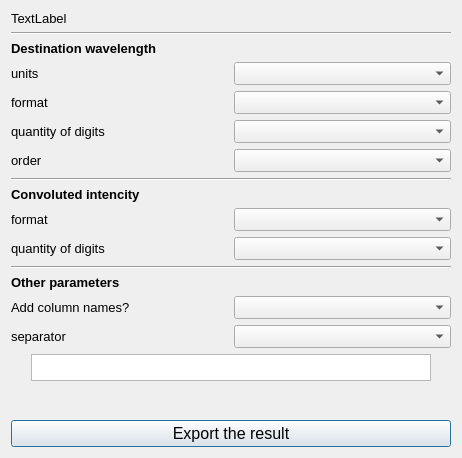
<?xml version="1.0" encoding="UTF-8"?>
<ui version="4.0">
 <class>Dialog</class>
 <widget class="QDialog" name="Dialog">
  <property name="geometry">
   <rect>
    <x>0</x>
    <y>0</y>
    <width>462</width>
    <height>458</height>
   </rect>
  </property>
  <property name="font">
   <font>
    <pointsize>10</pointsize>
   </font>
  </property>
  <property name="windowTitle">
   <string>Dialog</string>
  </property>
  <layout class="QVBoxLayout" name="verticalLayout">
   <item>
    <widget class="QLabel" name="title">
     <property name="text">
      <string>TextLabel</string>
     </property>
    </widget>
   </item>
   <item>
    <widget class="Line" name="line_3">
     <property name="orientation">
      <enum>Qt::Horizontal</enum>
     </property>
    </widget>
   </item>
   <item>
    <widget class="QLabel" name="label_8">
     <property name="font">
      <font>
       <pointsize>10</pointsize>
       <weight>75</weight>
       <bold>true</bold>
      </font>
     </property>
     <property name="text">
      <string>Destination wavelength</string>
     </property>
    </widget>
   </item>
   <item>
    <layout class="QGridLayout" name="gridLayout">
     <item row="3" column="1">
      <widget class="QComboBox" name="cb_wlth_order">
       <property name="maximumSize">
        <size>
         <width>400</width>
         <height>16777215</height>
        </size>
       </property>
      </widget>
     </item>
     <item row="1" column="0">
      <widget class="QLabel" name="label_5">
       <property name="text">
        <string>format</string>
       </property>
      </widget>
     </item>
     <item row="3" column="0">
      <widget class="QLabel" name="label_2">
       <property name="text">
        <string>order</string>
       </property>
      </widget>
     </item>
     <item row="2" column="1">
      <widget class="QComboBox" name="cb_wlth_digits">
       <property name="maximumSize">
        <size>
         <width>400</width>
         <height>16777215</height>
        </size>
       </property>
      </widget>
     </item>
     <item row="1" column="1">
      <widget class="QComboBox" name="cb_wlth_format">
       <property name="maximumSize">
        <size>
         <width>400</width>
         <height>16777215</height>
        </size>
       </property>
      </widget>
     </item>
     <item row="2" column="0">
      <widget class="QLabel" name="label">
       <property name="text">
        <string>quantity of digits</string>
       </property>
      </widget>
     </item>
     <item row="0" column="0">
      <widget class="QLabel" name="label_11">
       <property name="text">
        <string>units</string>
       </property>
      </widget>
     </item>
     <item row="0" column="1">
      <widget class="QComboBox" name="cb_wlth_unit"/>
     </item>
    </layout>
   </item>
   <item>
    <widget class="Line" name="line">
     <property name="orientation">
      <enum>Qt::Horizontal</enum>
     </property>
    </widget>
   </item>
   <item>
    <widget class="QLabel" name="label_9">
     <property name="font">
      <font>
       <pointsize>10</pointsize>
       <weight>75</weight>
       <bold>true</bold>
      </font>
     </property>
     <property name="text">
      <string>Convoluted intencity</string>
     </property>
    </widget>
   </item>
   <item>
    <layout class="QGridLayout" name="gridLayout_2">
     <item row="0" column="1">
      <widget class="QComboBox" name="cb_inty_format">
       <property name="maximumSize">
        <size>
         <width>400</width>
         <height>16777215</height>
        </size>
       </property>
      </widget>
     </item>
     <item row="1" column="0">
      <widget class="QLabel" name="label_3">
       <property name="text">
        <string>quantity of digits</string>
       </property>
      </widget>
     </item>
     <item row="1" column="1">
      <widget class="QComboBox" name="cb_inty_digits">
       <property name="maximumSize">
        <size>
         <width>400</width>
         <height>16777215</height>
        </size>
       </property>
      </widget>
     </item>
     <item row="0" column="0">
      <widget class="QLabel" name="label_6">
       <property name="text">
        <string>format</string>
       </property>
      </widget>
     </item>
    </layout>
   </item>
   <item>
    <widget class="Line" name="line_2">
     <property name="orientation">
      <enum>Qt::Horizontal</enum>
     </property>
    </widget>
   </item>
   <item>
    <widget class="QLabel" name="label_10">
     <property name="font">
      <font>
       <pointsize>10</pointsize>
       <weight>75</weight>
       <bold>true</bold>
      </font>
     </property>
     <property name="text">
      <string>Other parameters</string>
     </property>
    </widget>
   </item>
   <item>
    <layout class="QGridLayout" name="gridLayout_3">
     <item row="1" column="0">
      <widget class="QLabel" name="label_7">
       <property name="text">
        <string>separator</string>
       </property>
      </widget>
     </item>
     <item row="0" column="0">
      <widget class="QLabel" name="label_4">
       <property name="text">
        <string>Add column names?</string>
       </property>
      </widget>
     </item>
     <item row="0" column="1">
      <widget class="QComboBox" name="cb_clmn_names">
       <property name="maximumSize">
        <size>
         <width>400</width>
         <height>16777215</height>
        </size>
       </property>
      </widget>
     </item>
     <item row="1" column="1">
      <widget class="QComboBox" name="cb_separators">
       <property name="maximumSize">
        <size>
         <width>400</width>
         <height>16777215</height>
        </size>
       </property>
      </widget>
     </item>
    </layout>
   </item>
   <item>
    <layout class="QGridLayout" name="gridLayout_4">
     <item row="0" column="0">
      <widget class="QPlainTextEdit" name="pte_separator">
       <property name="minimumSize">
        <size>
         <width>0</width>
         <height>0</height>
        </size>
       </property>
       <property name="maximumSize">
        <size>
         <width>400</width>
         <height>27</height>
        </size>
       </property>
      </widget>
     </item>
    </layout>
   </item>
   <item>
    <spacer name="verticalSpacer">
     <property name="orientation">
      <enum>Qt::Vertical</enum>
     </property>
     <property name="sizeHint" stdset="0">
      <size>
       <width>20</width>
       <height>40</height>
      </size>
     </property>
    </spacer>
   </item>
   <item>
    <widget class="QPushButton" name="btn_export">
     <property name="font">
      <font>
       <pointsize>12</pointsize>
      </font>
     </property>
     <property name="text">
      <string>Export the result</string>
     </property>
    </widget>
   </item>
  </layout>
 </widget>
 <tabstops>
  <tabstop>cb_wlth_unit</tabstop>
  <tabstop>cb_wlth_format</tabstop>
  <tabstop>cb_wlth_digits</tabstop>
  <tabstop>cb_wlth_order</tabstop>
  <tabstop>cb_inty_format</tabstop>
  <tabstop>cb_inty_digits</tabstop>
  <tabstop>cb_clmn_names</tabstop>
  <tabstop>cb_separators</tabstop>
  <tabstop>pte_separator</tabstop>
  <tabstop>btn_export</tabstop>
 </tabstops>
 <resources/>
 <connections/>
</ui>
